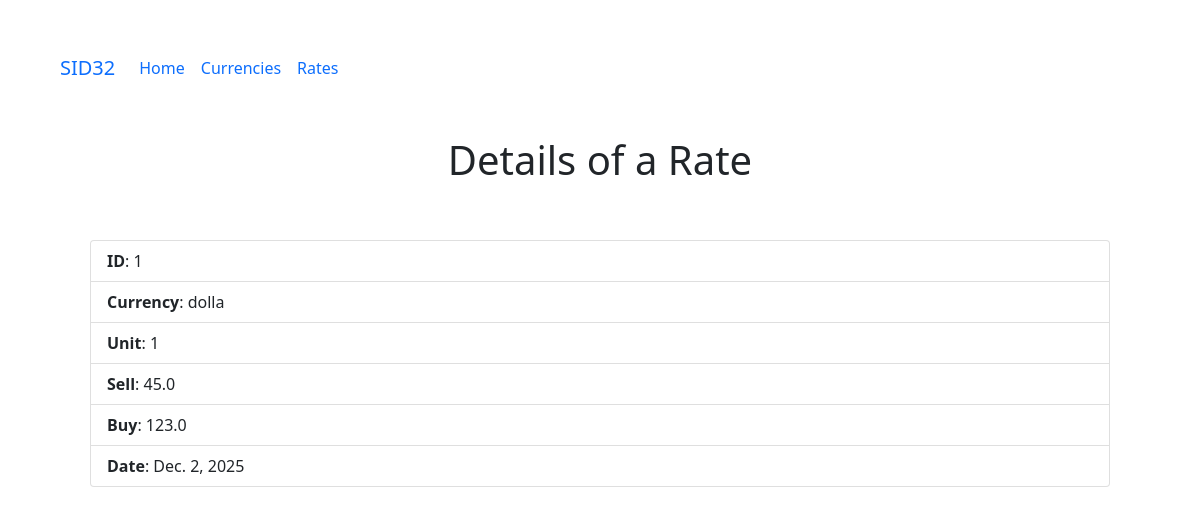
/rate/1, run on the app's committed database.
### tx/models.py (models this page shows, shortened)
class Rate(models.Model):
    unit = models.IntegerField()
    sell = models.FloatField()
    buy = models.FloatField()
    date = models.DateField()
    currency = models.ForeignKey(Currency, on_delete=models.CASCADE)
    class Meta:
        ordering = ['-id']

class Currency(models.Model):
    code = models.CharField(max_length=5, unique=True)
    label = models.CharField(max_length=255)
    class Meta:
        ordering = ['-code']

### tx/views.py (the view)
# urls.py: path('rate/<slug:pk>', views.RateDetail.as_view(), name='rate_detail'),
class RateDetail(DetailView):
    model = Rate
    template_name = 'rate_detail.html'

### tx/templates/rate_detail.html (shortened to what this page needs)
{% extends "base.html" %}
{% block content %}
<h1 class="text-center"> Details of a Rate</h1>
<ul class="list-group p-5">
    <li class="list-group-item"><b>ID</b>: {{rate.id}}</li>
    <li class="list-group-item"><b>Currency</b>: {{rate.currency.code}}</li>
    <li class="list-group-item"><b>Unit</b>: {{rate.unit}}</li>
    <li class="list-group-item"><b>Sell</b>: {{rate.sell}}</li>
    <li class="list-group-item"><b>Buy</b>: {{rate.buy}}</li>
    <li class="list-group-item"><b>Date</b>: {{rate.date}}</li>
</ul>
{% endblock %}

### data on the page
Rate: id "1", currency.code "dolla", unit "1", sell "45.0", buy "123.0", date "Dec. 2, 2025"
